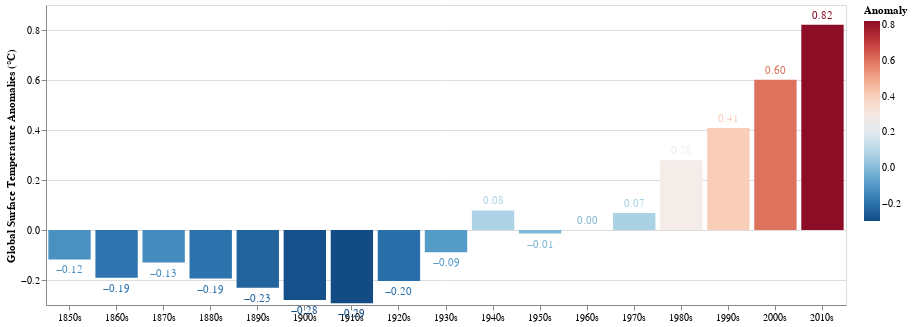

The notebook cell saved with this chart:
### Markdown cell above
### From Information to Knowledge

Add values for each bar

### Code cell
text = chart.mark_text(
    align='center',
    baseline='top',
    dy = alt.expr(alt.expr.if_(alt.datum.Anomaly > 0, -15, 5))
).encode(
    text=alt.Text('mean(Anomaly):Q', format='.2f'),  # Format the anomaly value with 2 decimal places
    
)

chart + text

### Figure 1 — Vega-Lite specification as saved in the notebook (floating-point values rounded to 4 significant figures; data arrays with more than 128 entries replaced by an {"elided": "..."} marker saying what was removed)
{"config": {"view": {"continuousWidth": 300, "continuousHeight": 300}}, "layer": [{"mark": {"type": "bar"}, "encoding": {"color": {"field": "Anomaly", "scale": {"reverse": true, "scheme": "redblue"}, "type": "quantitative"}, "x": {"axis": {"labelAngle": 0, "labelExpr": "datum.value + 's'", "title": ""}, "field": "Decade", "type": "ordinal"}, "y": {"field": "Anomaly", "title": "Global Surface Temperature Anomalies (°C)", "type": "quantitative"}}, "transform": [{"filter": "year(datum.Date) < 2020"}, {"calculate": "(year(datum.Date) - year(datum.Date) % 10)", "as": "Decade"}, {"aggregate": [{"op": "mean", "field": "Anomaly", "as": "Anomaly"}], "groupby": ["Decade"]}]}, {"mark": {"type": "text", "align": "center", "baseline": "top", "dy": {"expr": "if((datum.Anomaly > 0),-15,5)"}}, "encoding": {"color": {"field": "Anomaly", "scale": {"reverse": true, "scheme": "redblue"}, "type": "quantitative"}, "text": {"aggregate": "mean", "field": "Anomaly", "format": ".2f", "type": "quantitative"}, "x": {"axis": {"labelAngle": 0, "labelExpr": "datum.value + 's'", "title": ""}, "field": "Decade", "type": "ordinal"}, "y": {"field": "Anomaly", "title": "Global Surface Temperature Anomalies (°C)", "type": "quantitative"}}, "transform": [{"filter": "year(datum.Date) < 2020"}, {"calculate": "(year(datum.Date) - year(datum.Date) % 10)", "as": "Decade"}, {"aggregate": [{"op": "mean", "field": "Anomaly", "as": "Anomaly"}], "groupby": ["Decade"]}]}], "data": {"name": "data-28cd39674868bff0586e75d109b20cd9"}, "width": 800, "$schema": "https://vega.github.io/schema/vega-lite/v5.16.3.json", "datasets": {"data-28cd39674868bff0586e75d109b20cd9": {"elided": "2092 records"}}}
